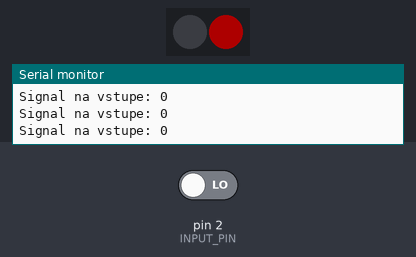
Bench run of a sketch on a simulated Arduino Uno, built with avr-gcc and run on an emulated ATmega328P. Parts: 2 RGB LEDs in strip order, left to right, the last lines printed to the serial monitor. The test bench sets the inputs (shaded band); at power-on: pin 2 (INPUT_PIN) LOW. Dim RGB values are drawn brighter than linear.

Above: at 2.2 s.
2.3 s: pin 2 (INPUT_PIN) driven HIGH
At 3.4 s:
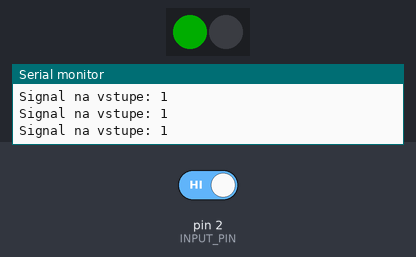
3.8 s: pin 2 (INPUT_PIN) driven LOW
At 4.8 s:
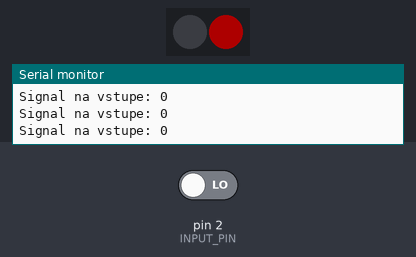
Timing chart, 0 to 6.8 s (numbered marks = the images above; inputs shaded):
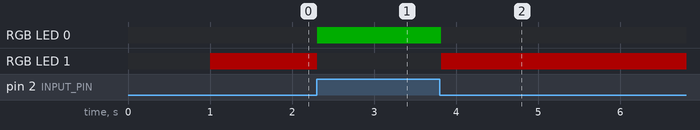

Measured:
- after the input at 2.3 s, RGB LED 0: off → RGB(0, 50, 0) at once; RGB LED 1: RGB(50, 0, 0) → off at once
- after the input at 3.8 s, RGB LED 0: RGB(0, 50, 0) → off at once; RGB LED 1: off → RGB(50, 0, 0) at once

The sketch:

led_control.ino
```cpp
#include <Adafruit_NeoPixel.h>

#define INPUT_PIN 2
#define LED_PIN 6
#define NUM_LEDS 2

Adafruit_NeoPixel strip(NUM_LEDS, LED_PIN, NEO_GRB + NEO_KHZ800);

void setup() {
  pinMode(INPUT_PIN, INPUT);
  Serial.begin(115200);
  delay(1000);
  Serial.println("Zacinam sledovat signal...");

  strip.begin();
  strip.setBrightness(50);
  strip.show();
}

void loop() {
  int state = digitalRead(INPUT_PIN);

  if (state == HIGH) {
    strip.setPixelColor(0, strip.Color(0, 255, 0));
    strip.setPixelColor(1, strip.Color(0, 0, 0));
  } else {
    strip.setPixelColor(0, strip.Color(0, 0, 0));
    strip.setPixelColor(1, strip.Color(255, 0, 0));
  }

  strip.show();

  Serial.print("Signal na vstupe: ");
  Serial.println(state);

  delay(100);
}
```
